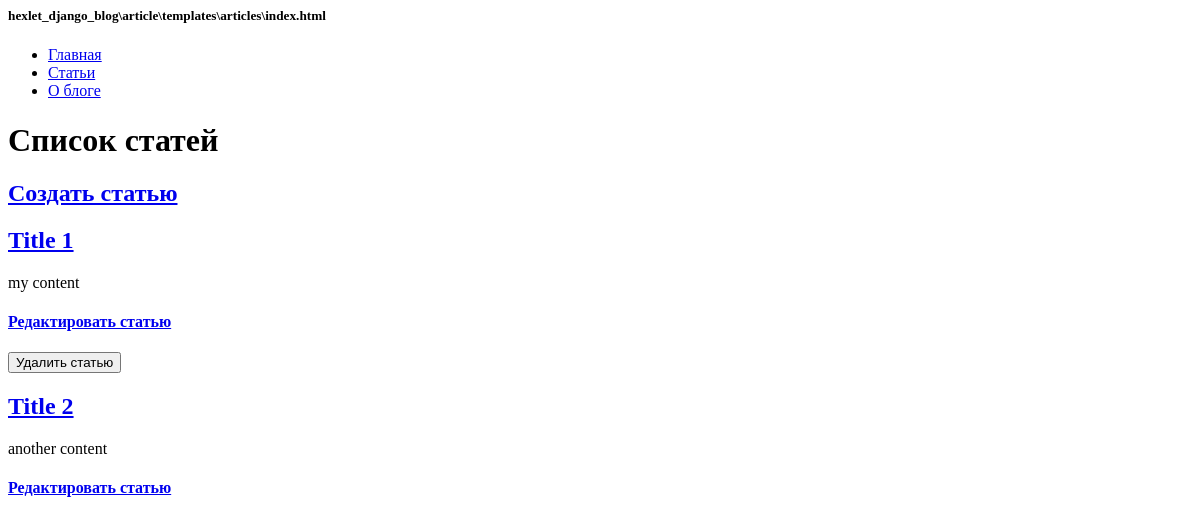
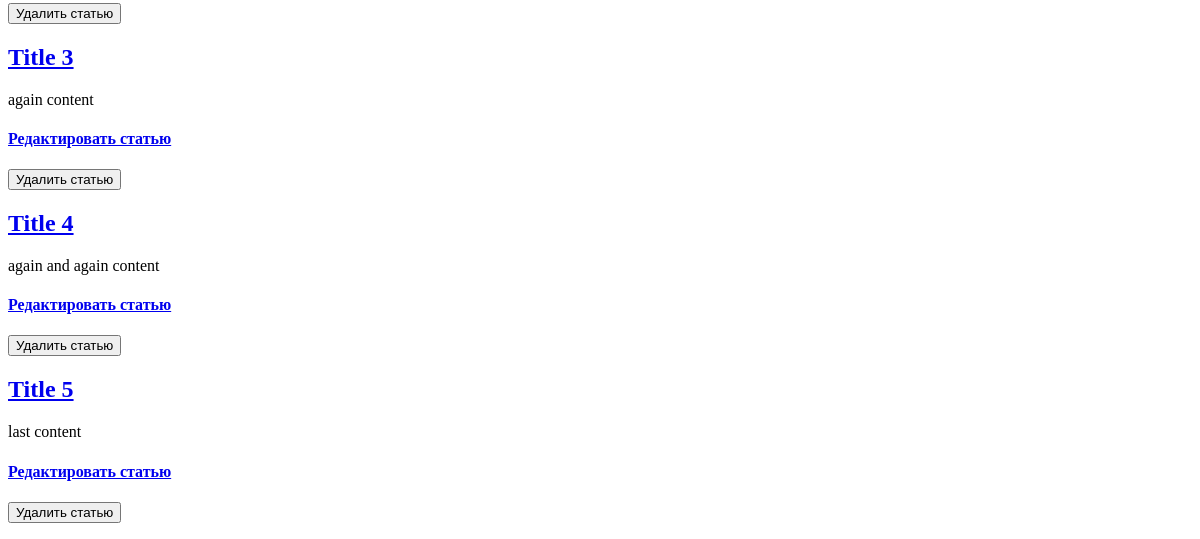
The app's page /articles/, older data (2 pictures, top to bottom).
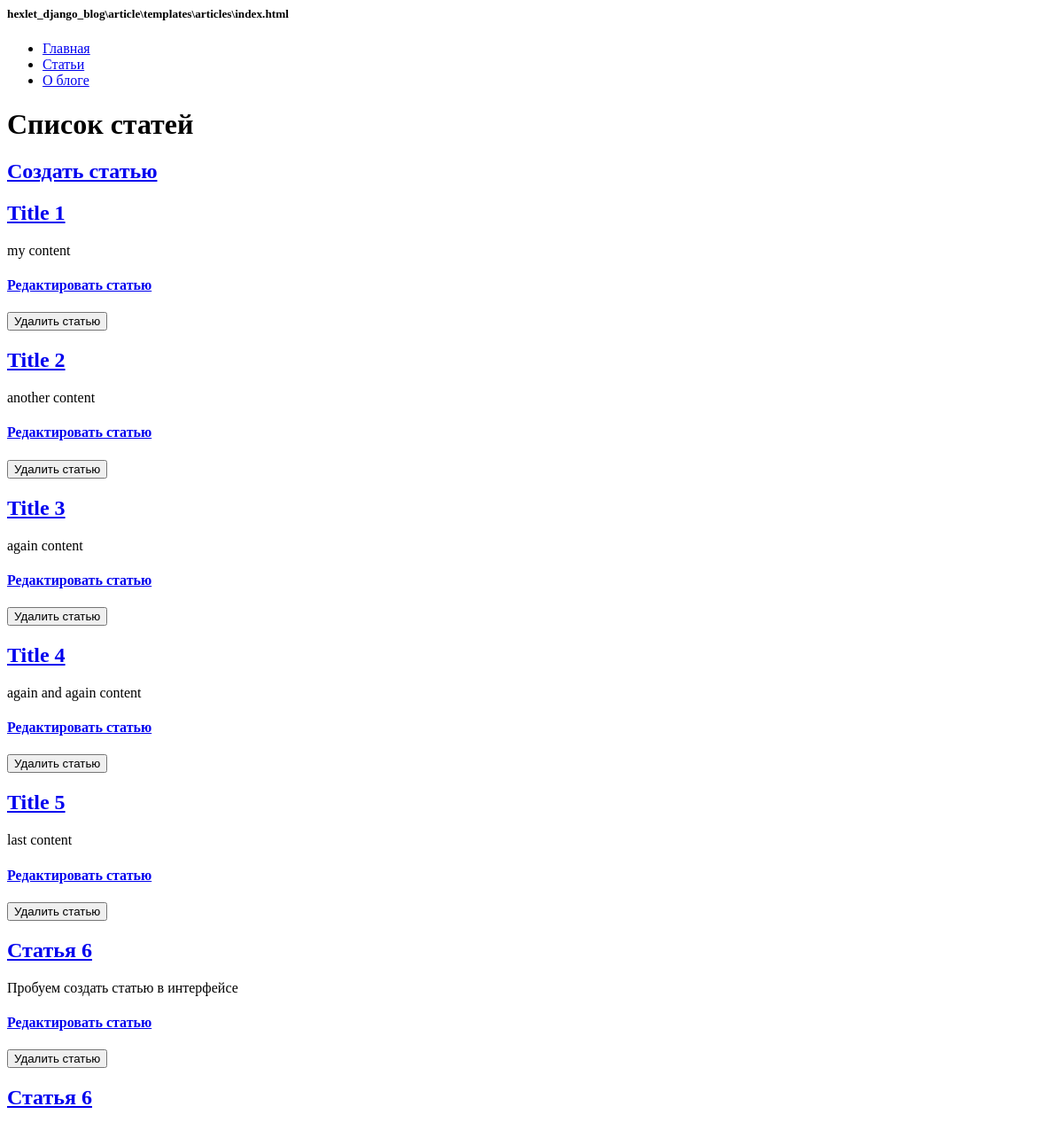
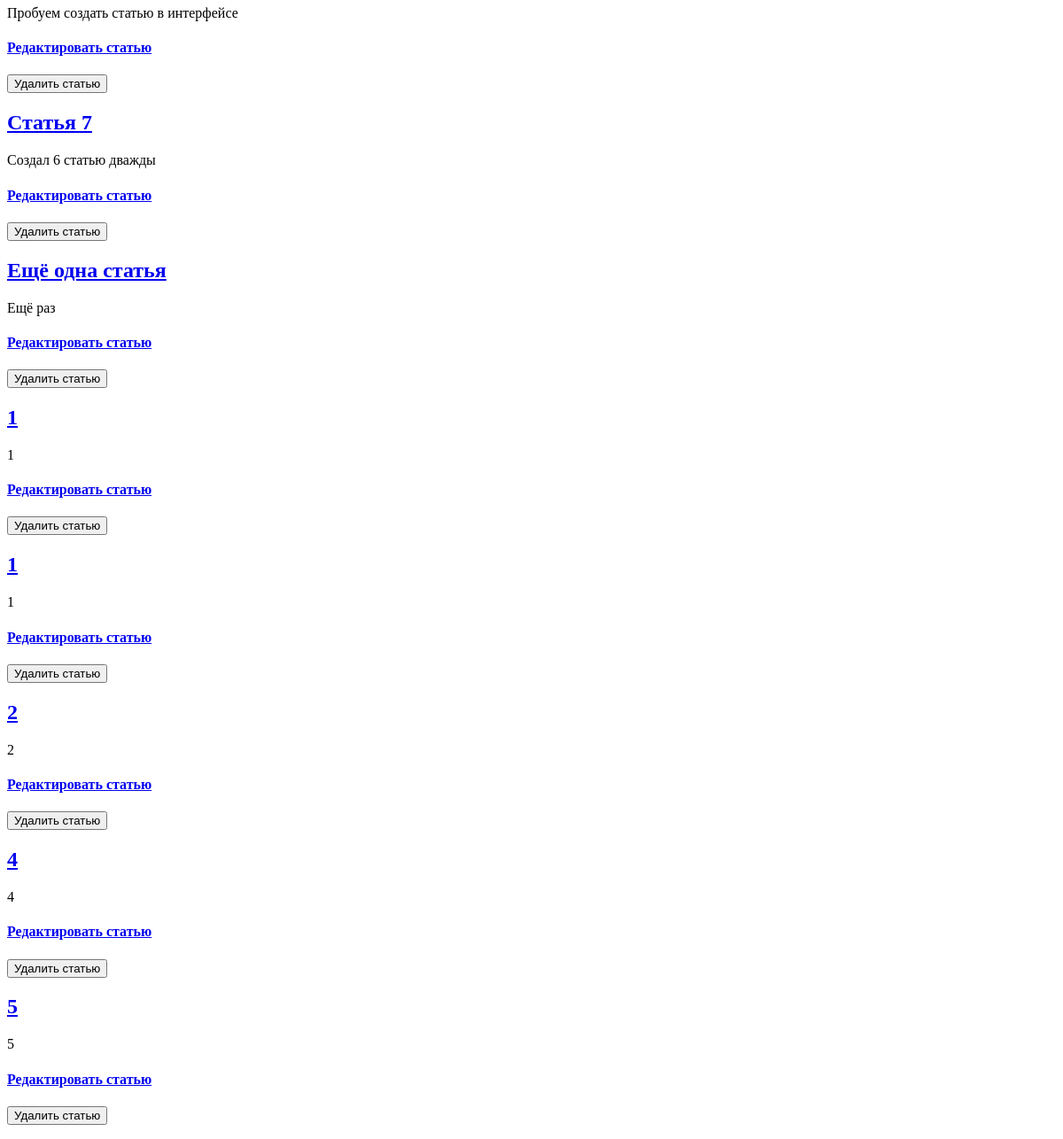
The same page, newer data (2 pictures, top to bottom).
### hexlet_django_blog/article/models.py (models this page shows, shortened)
class Article(models.Model):
    name = models.CharField(max_length=200) # название статьи
    body = models.TextField() # тело статьи
    created_at = models.DateTimeField(auto_now_add=True)
    updated_at = models.DateTimeField(auto_now=True)

### hexlet_django_blog/article/views.py (the view)
# urls.py: path('', views.IndexView.as_view(), name='articles_index'),
class IndexView(View):
    def get(self, request, *args, **kwargs):
        articles = Article.objects.all()[:15]
        return render(request, 'articles/index.html', context={'articles': articles,})

### hexlet_django_blog/templates/articles/index.html (shortened to what this page needs)
<h5>hexlet_django_blog\article\templates\articles\index.html</h5>
{% extends 'base.html' %}
{% block content %}
    <h1>Список статей</h1>
    <h2><a href='{% url 'articles_create' %}'>Создать статью</a></h2>
    {% for article in articles %}
        <h2><a href='{% url 'article' id=article.id %}'>{{ article.name }}</a></h2>
        <div>{{ article.body|slice:':200' }}</div>
        <h4><a href='{% url 'articles_update' id=article.id %}'>Редактировать статью</a></h4>
        <form action="{% url "articles_delete" article.id %}" method="post">
            <input type="submit" value="Удалить статью">
        </form>
    {% endfor %}
{% endblock %}

Row changes from the older to the newer data that the page shows:
added Article: name "Статья 6", body "Пробуем создать статью в интерфейсе"
added Article: name "Статья 6", body "Пробуем создать статью в интерфейсе"
added Article: name "Статья 7", body "Создал 6 статью дважды"
added Article: name "Ещё одна статья", body "Ещё раз"
added Article: name "1", body "1"
added Article: name "1", body "1"
added Article: name "2", body "2"
added Article: name "4", body "4"
added Article: name "5", body "5"
